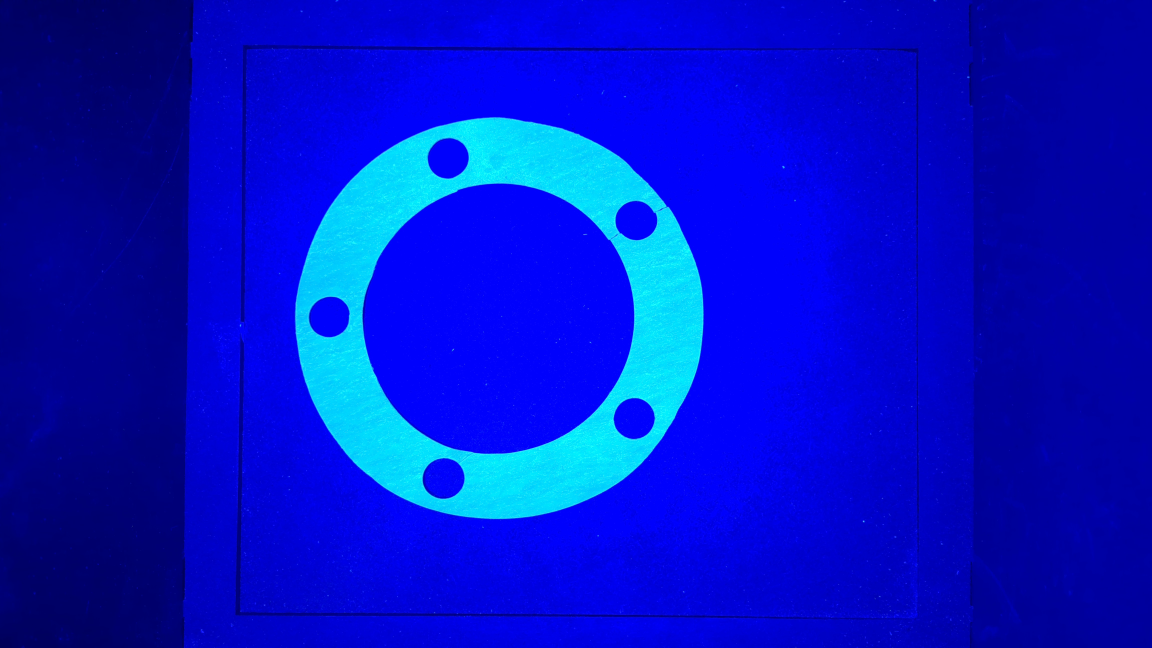
#> input picture data/pakking.jpg, 4608 x 2592 px (shown at 1/4 size)
$ python make_gcode.py
#> lines starting #> are read from the running program, lines starting #| are printed output that depends on the picture; after the words box and inside, x2 and y2 are one past the last pixel; in counts of white or black regions, pixels touching at a corner belong together
import cv2
import numpy as np
import sys
from pathlib import Path

PROGRAM_DIR = Path(__file__).resolve().parent
PROJECT_DIR = PROGRAM_DIR.parent
DATA_DIR = PROJECT_DIR / "data"

INPUT_IMAGE = DATA_DIR / "pakking.jpg"
OUTPUT_GCODE = DATA_DIR / "pakking.gcode"

DEBUG_CROPPED = DATA_DIR / "debug_cropped.png"
DEBUG_GRAY = DATA_DIR / "debug_gray.png"
DEBUG_BINARY = DATA_DIR / "debug_binary.png"
DEBUG_RAW_CONTOURS = DATA_DIR / "debug_raw_contours.png"
DEBUG_SMOOTH_CONTOURS = DATA_DIR / "debug_smooth_contours.png"
DEBUG_INFO = DATA_DIR / "debug_info.txt"

# =========================
# ROI / UTSNITT
# =========================
ROI_X = 970
ROI_Y = 170
ROI_W = 2680
ROI_H = 2250

USE_ROI = True

# =========================
# MASKIN / KALIBRERING
# =========================
BED_WIDTH_MM = 250.0
BED_HEIGHT_MM = 210.0

MM_PER_PIXEL = 1.0 / 11.0
SCALE_FACTOR = 15/11.6

OFFSET_X = 5.0
OFFSET_Y = 5.0

SAFE_Z = 10.0
CUT_Z = 1.8

FEED_Z = 600
FEED_TRAVEL = 3000

# =========================
# DRAG KNIFE / KOMPENSASJON
# =========================
# Start med 0.35 mm om du har vanleg liten drag knife.
# Dersom du VET at fysisk offset er 3 mm, kan du setje 3.0 her,
# men då må du forvente mykje større svingrørsler og dårlegare
# små detaljar.
KNIFE_OFFSET_MM = 0.35

# Svingar mindre enn dette får ikkje eigen swivel move.
CORNER_TOLERANCE_DEG = 20.0

# Kor tett vi resamplar punkt langs banen.
PATH_POINT_SPACING_MM = 0.35

# Kor mange linjesegment vi bruker for å lage swivel-bogen i hjørne.
SWIVEL_ARC_SEGMENTS = 12

# Små detaljar går saktare.
SMALL_PATH_PERIMETER_MM = 20.0
SMALL_RADIUS_MM = 3.0

FEED_XY_NORMAL = 1400
FEED_XY_SLOW = 500
FEED_XY_SWIVEL = 350

# Valfritt: liten Z-løft under skarpe swivel-rørsler.
# Sidan CUT_Z hos deg er 0, er det tryggast å starte utan dette.
USE_SWIVEL_LIFT = False
SWIVEL_Z = 0.2

# =========================
# BILETBEHANDLING
# =========================
BLUR_SIZE = 10

# "fixed", "otsu", "adaptive"
THRESHOLD_MODE = "otsu"
THRESHOLD_VALUE = 120

MORPH_KERNEL_SIZE = 5
USE_MORPH_OPEN = True
USE_MORPH_CLOSE = True

# =========================
# KONTURAR
# =========================
MIN_CONTOUR_AREA = 50
APPROX_EPSILON_FACTOR = 0.0015
ONLY_LARGEST_CONTOUR = False

REJECT_BORDER_CONTOURS = True
BORDER_MARGIN_PX = 3


def status(msg):
    print(f"STATUS:{msg}", flush=True)


def fail(msg):
    print(f"FEIL: {msg}", file=sys.stderr, flush=True)
    sys.exit(1)


def ensure_odd(value):
    if value % 2 == 0:
        value += 1
    return max(1, value)


def load_image(path):
    img = cv2.imread(str(path))
    if img is None:
        fail(f"Fann ikkje bilete: {path}")
    return img


def crop_roi(img):
    h, w = img.shape[:2]

    if not USE_ROI:
        return img.copy(), (0, 0, w, h)

    x = max(0, ROI_X)
    y = max(0, ROI_Y)
    roi_w = max(1, ROI_W)
    roi_h = max(1, ROI_H)

    x2 = min(w, x + roi_w)
    y2 = min(h, y + roi_h)

    if x >= x2 or y >= y2:
        fail("ROI er ugyldig")

    cropped = img[y:y2, x:x2].copy()
    return cropped, (x, y, x2 - x, y2 - y)


def preprocess_image(img):
    gray = cv2.cvtColor(img, cv2.COLOR_BGR2GRAY)

    blur_size = ensure_odd(BLUR_SIZE)
    blur = cv2.GaussianBlur(gray, (blur_size, blur_size), 0)

    if THRESHOLD_MODE == "fixed":
        _, binary = cv2.threshold(
            blur,
            THRESHOLD_VALUE,
            255,
            cv2.THRESH_BINARY
        )

    elif THRESHOLD_MODE == "otsu":
        _, binary = cv2.threshold(
            blur,
            0,
            255,
            cv2.THRESH_BINARY + cv2.THRESH_OTSU
        )

    elif THRESHOLD_MODE == "adaptive":
        block_size = 31
        if block_size % 2 == 0:
            block_size += 1

        binary = cv2.adaptiveThreshold(
            blur,
            255,
            cv2.ADAPTIVE_THRESH_GAUSSIAN_C,
            cv2.THRESH_BINARY,
            block_size,
            8
        )
    else:
        fail(f"Ukjend THRESHOLD_MODE: {THRESHOLD_MODE}")

    kernel_size = max(1, MORPH_KERNEL_SIZE)
    kernel = np.ones((kernel_size, kernel_size), np.uint8)

    if USE_MORPH_OPEN:
        binary = cv2.morphologyEx(binary, cv2.MORPH_OPEN, kernel)

    if USE_MORPH_CLOSE:
        binary = cv2.morphologyEx(binary, cv2.MORPH_CLOSE, kernel)

    num_labels, labels, stats, _ = cv2.connectedComponentsWithStats(binary, connectivity=8)

    if num_labels > 1:
        largest_label = 1 + np.argmax(stats[1:, cv2.CC_STAT_AREA])
        cleaned = np.zeros_like(binary)
        cleaned[labels == largest_label] = 255
        binary = cleaned

    return gray, binary


def touches_border(cnt, width, height, margin=0):
    x, y, w, h = cv2.boundingRect(cnt)

    if x <= margin:
        return True
    if y <= margin:
        return True
    if x + w >= width - margin:
        return True
    if y + h >= height - margin:
        return True

    return False


def find_valid_contours(binary_img):
    height, width = binary_img.shape[:2]

    contours, hierarchy = cv2.findContours(
        binary_img,
        cv2.RETR_TREE,
        cv2.CHAIN_APPROX_NONE
    )

    if hierarchy is None or len(contours) == 0:
        fail("Fann ingen konturar")

    hierarchy = hierarchy[0]

    external_indices = []
    for i, h in enumerate(hierarchy):
        parent = h[3]
        if parent == -1:
            cnt = contours[i]
            area = cv2.contourArea(cnt)

            if area < MIN_CONTOUR_AREA:
                continue

            if REJECT_BORDER_CONTOURS and touches_border(cnt, width, height, BORDER_MARGIN_PX):
                continue

            external_indices.append(i)

    if not external_indices:
        fail("Fann ingen gyldige ytre konturar")

    main_idx = max(external_indices, key=lambda i: cv2.contourArea(contours[i]))

    filtered = []
    filtered.append(contours[main_idx])

    for i, h in enumerate(hierarchy):
        parent = h[3]
        if parent == main_idx:
            cnt = contours[i]
            area = cv2.contourArea(cnt)

            if area < MIN_CONTOUR_AREA:
                continue

            filtered.append(cnt)

    filtered.sort(key=cv2.contourArea)
    return filtered


def smooth_contour(cnt):
    # For drag knife er det betre å halde på rå kontur
    # enn å polygonforenkle aggressivt.
    return cnt


def contour_to_points(cnt):
    pts = []
    for p in cnt:
        x = float(p[0][0])
        y = float(p[0][1])
        pts.append((x, y))
    return pts


def transform_points_to_mm(points, image_height):
    transformed = []

    for x_px, y_px in points:
        x_mm = OFFSET_X + x_px * MM_PER_PIXEL * SCALE_FACTOR
        y_mm = OFFSET_Y + (image_height - y_px) * MM_PER_PIXEL * SCALE_FACTOR
        transformed.append((x_mm, y_mm))

    return transformed


def distance(p1, p2):
    return float(np.hypot(p2[0] - p1[0], p2[1] - p1[1]))


# [375 lines left out: functions normalize, signed_turn_angle_deg, resample_closed_path, polygon_perimeter, estimate_min_radius, classify_path and 6 more, not called in this run]


def main():
    status("LES BILDE")
    img = load_image(INPUT_IMAGE)
#> in load_image, img is the input picture: shape (2592, 4608, 3); mean B, G, R 201.4, 20.1, 1

    status("CROPPAR ROI")
    cropped, roi_rect = crop_roi(img)
#> in crop_roi, `cropped = img[y:y2, x:x2].copy()`:
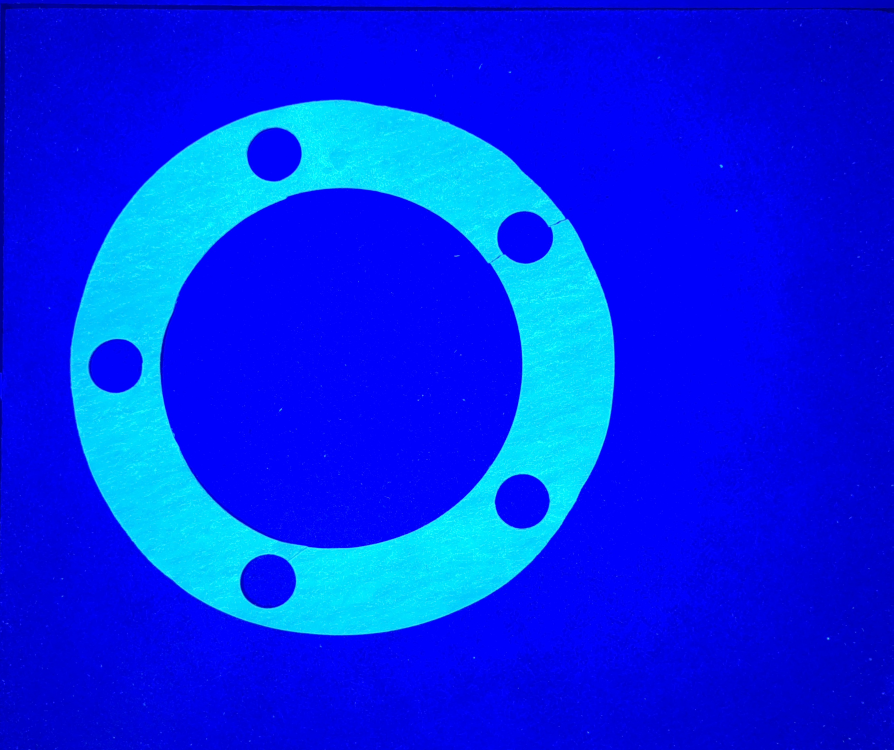
#> cropped: shape (2250, 2680, 3) (shown at 1/3 size); mean B, G, R 237.9, 39.2, 1.9
#> roi_rect = (970, 170, 2680, 2250)

    status("BEHANDLAR BILDE")
    gray, binary = preprocess_image(cropped)
#> in preprocess_image, `gray = cv2.cvtColor(img, cv2.COLOR_BGR2GRAY)`:
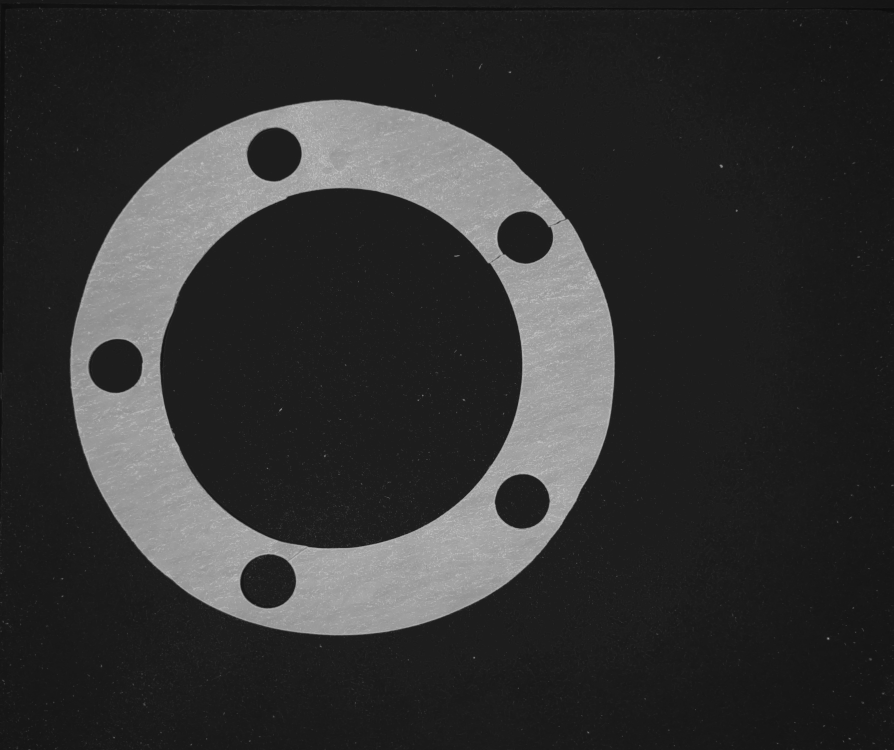
#> gray: shape (2250, 2680) (shown at 1/3 size); min 12, max 204, mean 50.6
#> in preprocess_image, `_, binary = cv2.threshold( blur, 0, 255, cv2.THRESH_BINARY + cv2.THRES..`:
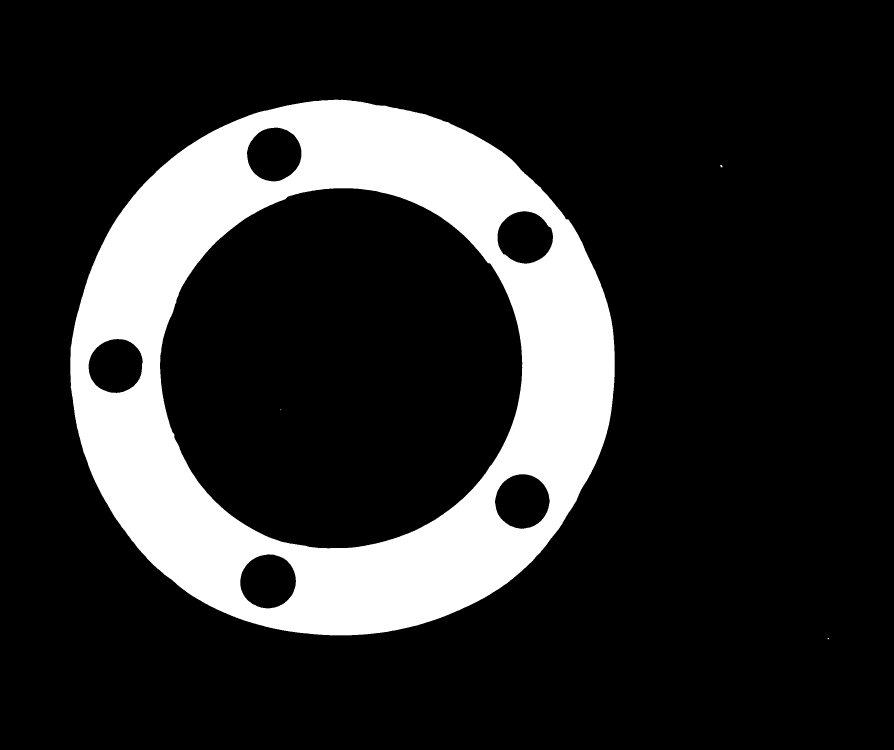
#> binary: shape (2250, 2680) (shown at 1/3 size); 17.3% white; 4 white regions (2 under 20 px), largest, box (x1, y1, x2, y2) and area: (211, 299, 1845, 1906) 1040514, (2161, 495, 2168, 502) 36
#> in preprocess_image, `binary = cv2.morphologyEx(binary, cv2.MORPH_OPEN, kernel)`: binary: shape (2250, 2680); 17.3% white; 1 white region, box (x1, y1, x2, y2) and area: (211, 299, 1844, 1906) 1040505
#> in preprocess_image, `binary = cv2.morphologyEx(binary, cv2.MORPH_CLOSE, kernel)`: binary: shape (2250, 2680); 17.3% white; 1 white region, box (x1, y1, x2, y2) and area: (211, 299, 1844, 1906) 1040513
#> in preprocess_image, `num_labels, labels, stats, _ = cv2.connectedComponentsWithStats(binary..`: labels: shape (2250, 2680) int32; values 0 (black) and 1 (white), 17.3% white; 1 white region
#> in preprocess_image, `num_labels, labels, stats, _ = cv2.connectedComponentsWithStats(binary..`: num_labels = 2; stats = [[0, 0, 2680, 2250, 4989487], [211, 299, 1633, 1607, 1040513]]
#> in preprocess_image, `largest_label = 1 + np.argmax(stats[1:, cv2.CC_STAT_AREA])`: largest_label = 1

    status("FINN KONTOURAR")
    contours = find_valid_contours(binary)
#> in find_valid_contours, `contours, hierarchy = cv2.findContours( binary_img, cv2.RETR_TREE, cv2..`: contours = 7 contours; box (x1, y1, x2, y2) and area: (211, 299, 1844, 1906) 2058269, (479, 564, 1568, 1646) 918736, (720, 1662, 889, 1826) 21348, (1484, 1422, 1650, 1587) 20896, (265, 1016, 429, 1179) 20832, (740, 382, 905, 545) 20638, (1492, 633, 1660, 792) 20286
#> the loop in find_valid_contours, `for i, h in enumerate(hierarchy):` made 7 passes
#> (parent, area) on pass 1: (-1, 2058269)
#> parent on passes 2 to 7: 0, 0, 0, 0, 0, 0
#> after the loop in find_valid_contours, `for i, h in enumerate(hierarchy):`: external_indices = [0]
#> in find_valid_contours, `main_idx = max(external_indices, key=lambda i: cv2.contourArea(contour..`: main_idx = 0
#> the loop in find_valid_contours, `for i, h in enumerate(hierarchy):` made 7 passes
#> (parent, area) on passes 2 to 7: (0, 21348.5), (0, 20896), (0, 20831.5), (0, 20286.5), (0, 918735.5), (0, 20637.5)
#> parent on pass 1: -1
#> after the loop in find_valid_contours, `for i, h in enumerate(hierarchy):`: filtered has the same summary as contours

    status("GLATTAR KONTOURAR")
    smoothed_contours = [smooth_contour(c) for c in contours]
#> smoothed_contours has the same summary as contours in find_valid_contours

    status("LAGAR BANER")
    image_height = cropped.shape[0]
#> image_height = 2250

    paths_mm = []
    for cnt in smoothed_contours:
        pts_px = contour_to_points(cnt)
        pts_mm = transform_points_to_mm(pts_px, image_height)
        paths_mm.append(pts_mm)
#> this loop made 7 passes
#> after the loop, paths_mm = 7 items

#> (the run stopped early here; a loop or call above may not have finished)
